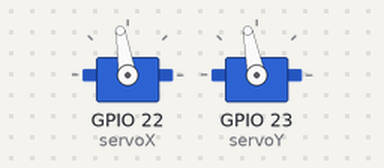
The sketch below on a simulated ESP32. Shown: 2 × servo.

Above: at 0.05 s.
At 0.2 s:
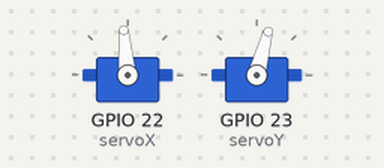
At 0.3 s:
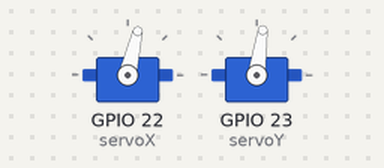
At 0.4 s:
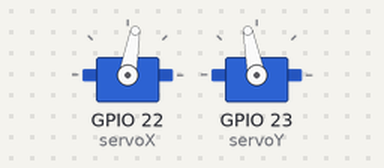
Timing chart, 0 to 3.0 s (numbered marks = the images above):
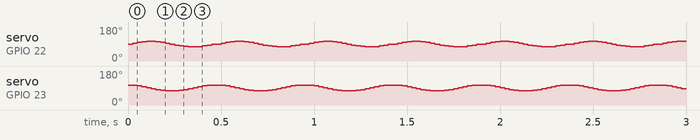

The sketch:

ThrustVectoringServoTest.ino
```cpp
#include <ESP32Servo.h>
//bottom neutral is 90
//top neutral is 90
#define PI 3.141592
Servo servoX;
Servo servoY;
int num;
void setup() {
  Serial.begin(115200);
  servoX.attach(22);
  servoY.attach(23);
  // Set up oversampling and filter initialization
}


void loop() {
  for(num = 0; num <=360; num += 20) {
    servoX.write((15 *sin(3.14*num/180)) + 90);
    servoY.write((15 * cos(3.14*num/180)) + 90);
    delay(25);
  }
  num=0;
}
```

Measured:
- by itself, servo on GPIO 23 (servoY): repeats every 0.48 s: 101° 0.03 s, 97° 0.03 s, 92° 0.03 s, 87° 0.03 s, 82° 0.03 s, 78° 0.03 s, 75° 0.07 s, 78° 0.03 s, 82° 0.03 s, 87° 0.03 s, 92° 0.03 s, 97° 0.03 s, 101° 0.03 s, 104° 0.05 s, 105° 0.03 s, 104° 0.03 s
- by itself, servo on GPIO 22 (servoX): repeats every 0.48 s: 99° 0.03 s, 102° 0.03 s, 104° 0.05 s, 102° 0.03 s, 99° 0.03 s, 95° 0.03 s, 90° 0.03 s, 84° 0.03 s, 80° 0.03 s, 77° 0.03 s, 75° 0.05 s, 76° 0.03 s, 80° 0.03 s, 84° 0.03 s, 89° 0.03 s, 90° 0.03 s, 95° 0.03 s
